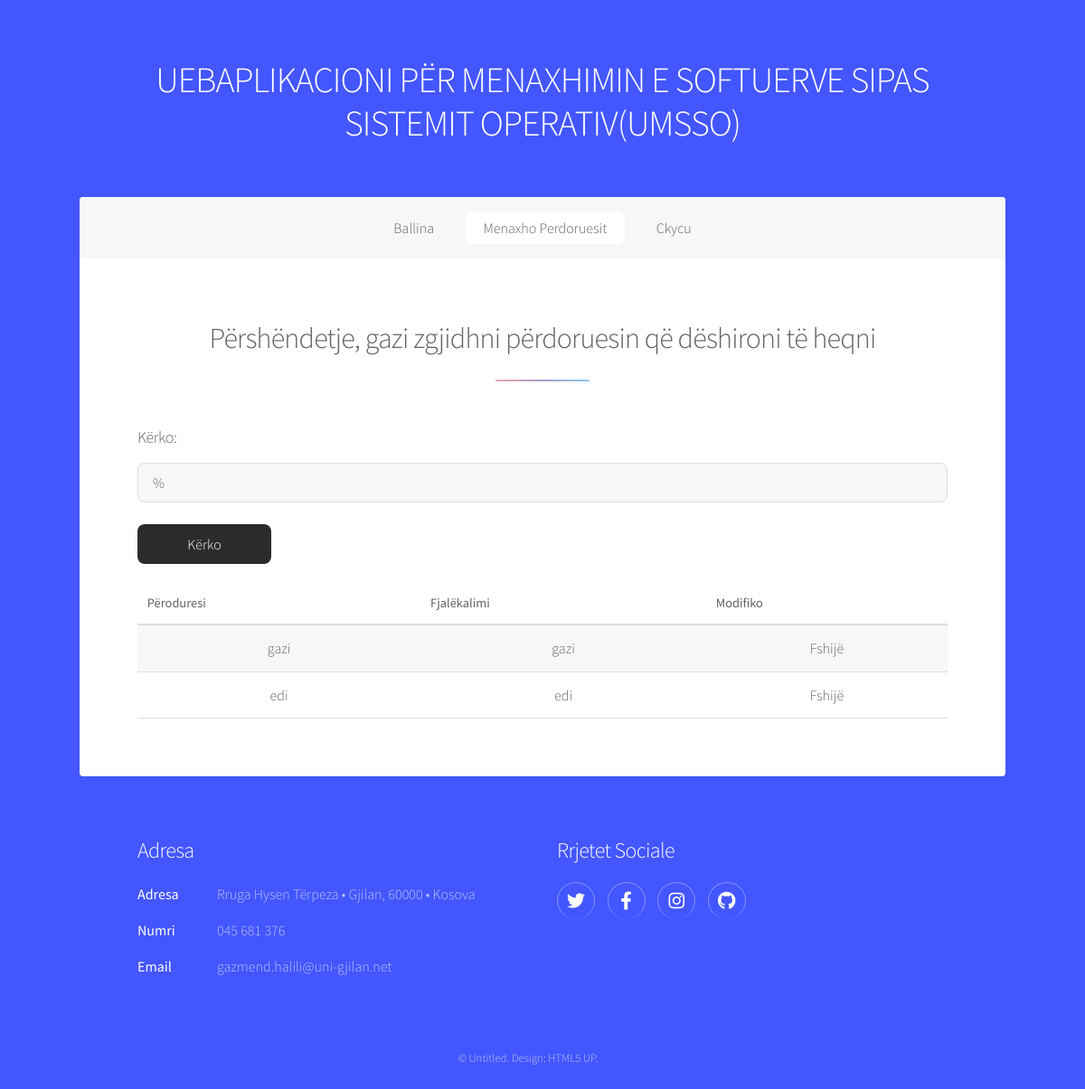
The page /ModuliAdministratorit/menaxhoP/fshirjaPerdoruesit.php (signed in) on the database its author committed.
### tables this page shows
CREATE TABLE `tedhenat_umsso` (
  `id_eDhena_umsso` int(11) NOT NULL,
  `titulli_umsso` varchar(100) DEFAULT NULL,
  `pershkrimi_umsso` varchar(1000) DEFAULT NULL,
  `pjesaFaqes_umsso` varchar(50) DEFAULT NULL
);

CREATE TABLE `perdoruesit_umsso` (
  `id_perdoruesi_umsso` int(11) NOT NULL,
  `perdoruesi_umsso` varchar(255) NOT NULL,
  `fjalekalimi_umsso` varchar(255) NOT NULL
);

### ModuliAdministratorit/_verifikimi.php (called while the page is built, shortened)
<?php
include('_konfigurimi.php');
$perdoruesi = $_SESSION['emriPerdoruesit'];
$pyetsori = mysqli_query($lidhja,"SELECT perdoruesi_umsso FROM perdoruesit_umsso WHERE perdoruesi_umsso='$perdoruesi'");
$rreshti = mysqli_fetch_array($pyetsori,MYSQLI_ASSOC);
$perdoruesi_kyqur = $rreshti['perdoruesi_umsso'];
?>

### ModuliAdministratorit/menaxhoP/fshirjaPerdoruesit.php (the view, shortened to what this page needs)
<!DOCTYPE HTML>
<html>
<head>
    <link rel="stylesheet" href="../assets/css/main.css" />
</head>
<body class="is-preload">
    <div id="wrapper">
        <?php include("../_koka.php"); ?>
        <?php include("../_menyjaPerMenaxhoP.php"); ?>
        <div id="main">
            <section id="first" class="main special">
                <header class="major">
                    <h2>Përshëndetje, <?php include("../_verifikimi.php");
                                            echo $perdoruesi_kyqur; ?></em> zgjidhni përdoruesin që dëshironi të heqni</h2>
                </header>
                <section id="content" class="main">
                    <form method="post" action="#">
                        <div class="row gtr-uniform">
                            <div class="col-12">
                                <label style="text-align: left;">
                                    <h3>Kërko:</h3>
                                </label>
                                <input type="text" value="%" name="termi" />
                            </div>
                            <div class="col-12">
                                <ul class="actions">
                                    <li><input type="submit" name="dorezo" value="Kërko" class="button primary fit" style="background-color: #2c2c2c;" /></li>
                                </ul>
                            </div>
                        </div>
                    </form>
                    <div class="table-wrapper">
                        <table>
                            <thead>
                                <tr>
                                    <th>Përoduresi</th>
                                    <th>Fjalëkalimi</th>
                                    <th>Modifiko</th>
                                </tr>
                            </thead>
                            <tbody>
                                <?php
                                include("../_konfigurimi.php");
                                if (!empty($_REQUEST['termi'])) {
                                    $termi = mysqli_real_escape_string($lidhja, $_REQUEST['termi']);
                                    $pyetsori = mysqli_query($lidhja, "SELECT * FROM perdoruesit_umsso WHERE perdoruesi_umsso LIKE '%" . $termi . "%' ");
                                    while ($rreshti = mysqli_fetch_array($pyetsori)) {
                                        echo "<tr>";
                                        echo "<td>" . $rreshti['perdoruesi_umsso'] . "</td>";
                                        echo "<td>" . $rreshti['fjalekalimi_umsso'] . "</td>";
                                        echo "<td><a href=\"_heqPerdoruesin.php?idp=$rreshti[id_perdoruesi_umsso]\">Fshijë</a></td>";
                                        echo "</tr>";
                                    }
                                } else {
                                    $pyetsori = mysqli_query($lidhja, "SELECT * FROM perdoruesit_umsso");
                                    while ($rreshti = mysqli_fetch_array($pyetsori)) {
                                        echo "<tr>";
                                        echo "<td>" . $rreshti['perdoruesi_umsso'] . "</td>";
                                        echo "<td>" . $rreshti['fjalekalimi_umsso'] . "</td>";
                                        echo "<td><a href=\"_heqPerdoruesin.php?idp=$rreshti[id_perdoruesi_umsso]\">Fshijë</a></td>";
                                        echo "</tr>";
                                    }
                                }
                                ?>
                            </tbody>
                        </table>
                    </div>
                </section>
            </section>
        </div>
        <?php include("../_fundiFaqes.php"); ?>
    </div>
</body>
</html>

### ModuliAdministratorit/_koka.php
<?php
include("_konfigurimi.php");
$pyetsori = "SELECT * FROM tedhenat_umsso WHERE pjesaFaqes_umsso='kokaFaqes'";
$rezultati = mysqli_query($lidhja, $pyetsori);
while($rreshti = mysqli_fetch_assoc($rezultati)){
    extract($rreshti);
}
echo $pershkrimi_umsso;
?>

### ModuliAdministratorit/_menyjaPerMenaxhoP.php
<?php
include("_konfigurimi.php");
$pyetsori = "SELECT * FROM tedhenat_umsso WHERE pjesaFaqes_umsso='menyjaMenaxhoP'";
$rezultati = mysqli_query($lidhja, $pyetsori);
while($rreshti = mysqli_fetch_assoc($rezultati)){
    extract($rreshti);
}
echo $pershkrimi_umsso;
?>

### ModuliAdministratorit/_adresa.php
<?php
include("_konfigurimi.php");
$pyetsori = "SELECT * FROM tedhenat_umsso WHERE pjesaFaqes_umsso='adresa'";
$rezultati = mysqli_query($lidhja, $pyetsori);
while($rreshti = mysqli_fetch_assoc($rezultati)){
    extract($rreshti);
}
echo $pershkrimi_umsso;
?>

### ModuliAdministratorit/_rrjeteSociale.php
<?php
include("_konfigurimi.php");
$pyetsori = "SELECT * FROM tedhenat_umsso WHERE pjesaFaqes_umsso='rrjeteSociale'";
$rezultati = mysqli_query($lidhja, $pyetsori);
while($rreshti = mysqli_fetch_assoc($rezultati)){
    extract($rreshti);
}
echo $pershkrimi_umsso;
?>

### ModuliAdministratorit/_eDrejtaAutoriale.php
<?php
include("_konfigurimi.php");
$pyetsori = "SELECT * FROM tedhenat_umsso WHERE pjesaFaqes_umsso='eDrejtaAutoriale'";
$rezultati = mysqli_query($lidhja, $pyetsori);
while($rreshti = mysqli_fetch_assoc($rezultati)){
    extract($rreshti);
}
echo $pershkrimi_umsso;
?>

### rows shown on the page
tedhenat_umsso: pershkrimi_umsso "UEBAPLIKACIONI PËR MENAXHIMIN E SOFTUERVE SIPAS SISTEMIT OPERATIV(UMSSO)"
tedhenat_umsso: pershkrimi_umsso "Ballina Menaxho Perdoruesit Ckycu"
perdoruesit_umsso: perdoruesi_umsso "gazi", fjalekalimi_umsso "gazi"
perdoruesit_umsso: perdoruesi_umsso "edi", fjalekalimi_umsso "edi"
tedhenat_umsso: pershkrimi_umsso "Adresa Adresa Rruga Hysen Tërpeza • Gjilan, 60000 • Kosova Numri 045 681 376 Email gazmend.halili@uni-gjilan.net"
tedhenat_umsso: pershkrimi_umsso "Rrjetet Sociale"
tedhenat_umsso: pershkrimi_umsso "© Untitled. Design: HTML5 UP ."
